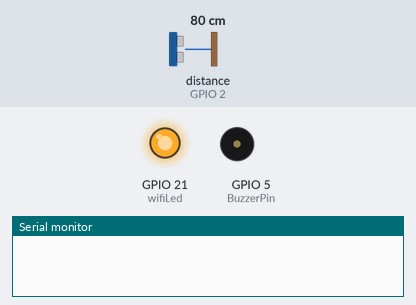
A sketch run on a simulated ESP32. Shown: output pins drawn as LEDs (lit = HIGH), buzzer (waves = sounding, pin HIGH), the last lines printed to the serial monitor. Wiring (inferred from the names in the program): ultrasonic range finder: trigger GPIO 4; echo GPIO 2. Inputs (shaded band) come from the test bench; at power-on: distance to the obstacle (sensor on GPIO 2) 80 cm. The echo pulse lasts 58.3 µs per cm; WiFi joins after 1.5 s; servers stay silent unless stated; pins used as bus, display or sensor lines are not drawn.

Above: at 2.2 s.
2.3 s: distance to the obstacle (sensor on GPIO 2) set to 6 cm
4.2 s: distance to the obstacle (sensor on GPIO 2) set to 3 cm
At 5.4 s:
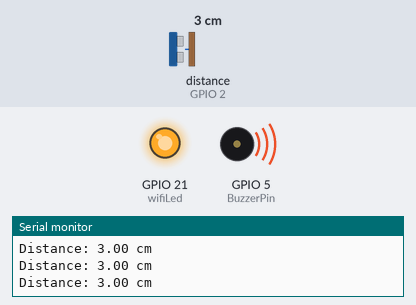
5.7 s: distance to the obstacle (sensor on GPIO 2) set to 9 cm
7.2 s: distance to the obstacle (sensor on GPIO 2) set to 12 cm
At 8.3 s:
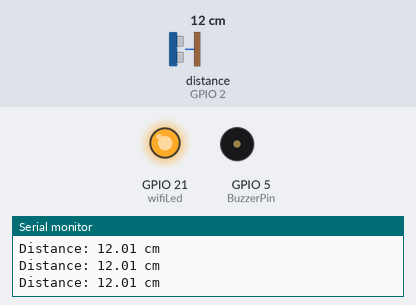
8.7 s: distance to the obstacle (sensor on GPIO 2) set to 2 cm
At 9.4 s:
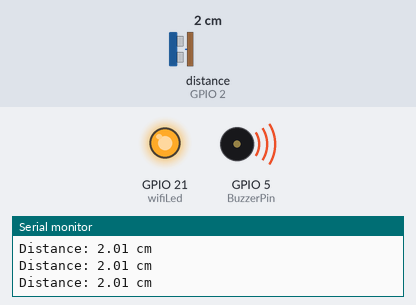
Timing chart, 0 to 11.2 s (numbered marks = the images above; inputs shaded):
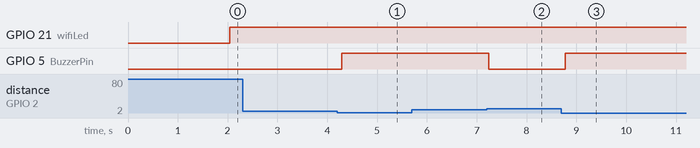

The sketch:

mini.ino
```cpp
#define BLYNK_TEMPLATE_ID "TMPL3W1FErNG-"
#define BLYNK_TEMPLATE_NAME "Water level monitoring system"
#define BLYNK_AUTH_TOKEN "MiI9LNGHqfuqMGZxCToctu7NG8srLAPh"

char ssid[] = "F14";
char pass[] = "paras14298";

int emptyTankDistance = 20;
int fullTankDistance = 5;
int triggerPer = 5;

#include <WiFi.h>
#include <WiFiClient.h>
#include <BlynkSimpleEsp32.h>

#define TRIGPIN    4
#define ECHOPIN    2
#define wifiLed    21
#define ButtonPin1 12
#define BuzzerPin  5

#define VPIN_BUTTON_1    V1
#define VPIN_BUTTON_2    V2

float duration;
float distance;
int waterLevelPer;
bool toggleBuzzer = HIGH;

char auth[] = BLYNK_AUTH_TOKEN;

BlynkTimer timer;

void checkBlynkStatus() {
  bool isconnected = Blynk.connected();
  if (isconnected == false) {
    digitalWrite(wifiLed, LOW);
  }
  if (isconnected == true) {
    digitalWrite(wifiLed, HIGH);
  }
}

BLYNK_CONNECTED() {
  Blynk.syncVirtual(VPIN_BUTTON_1);
  Blynk.syncVirtual(VPIN_BUTTON_2);
}

void measureDistance(){
  digitalWrite(TRIGPIN, LOW);
  delayMicroseconds(2);
  digitalWrite(TRIGPIN, HIGH);
  delayMicroseconds(20);
  digitalWrite(TRIGPIN, LOW);
  duration = pulseIn(ECHOPIN, HIGH);
  distance = ((duration / 2) * 0.343)/10;

  if (distance > (fullTankDistance - 10)  && distance < emptyTankDistance ){
    waterLevelPer = map((int)distance ,emptyTankDistance, fullTankDistance, 0, 100);

    Blynk.virtualWrite(VPIN_BUTTON_1, waterLevelPer);
    Blynk.virtualWrite(VPIN_BUTTON_2, (String(distance) + " cm"));

    Serial.print("Distance: ");
    Serial.print(distance);
    Serial.println(" cm");

    if (waterLevelPer < triggerPer){
      if (toggleBuzzer == HIGH){
        digitalWrite(BuzzerPin, HIGH);
      }
    }
    if (distance < fullTankDistance){
      if (toggleBuzzer == HIGH){
        digitalWrite(BuzzerPin, HIGH);
      }
    }

    if (distance > (fullTankDistance + 5) && waterLevelPer > (triggerPer + 5)){
      toggleBuzzer = HIGH;
      digitalWrite(BuzzerPin, LOW);
    }
  }
  delay(100);
}

void setup() {
  Serial.begin(115200);
  pinMode(ECHOPIN, INPUT);
  pinMode(TRIGPIN, OUTPUT);
  pinMode(wifiLed, OUTPUT);
  pinMode(BuzzerPin, OUTPUT);
  pinMode(ButtonPin1, INPUT_PULLUP);
  digitalWrite(wifiLed, LOW);
  digitalWrite(BuzzerPin, LOW);

  WiFi.begin(ssid, pass);
  timer.setInterval(2000L, checkBlynkStatus);
  Blynk.config(auth);
  delay(1000);
}
void loop() {
  measureDistance();
  Blynk.run();
  timer.run();
}
```

Measured:
- the behaviour switches between 5 and 4 cm on distance to the obstacle (sensor on GPIO 2) (found by bisection; images 0 and 1)
- the behaviour switches between 10 and 11 cm on distance to the obstacle (sensor on GPIO 2) (found by bisection; images 1 and 2)
- after the input at 4.2 s, GPIO 5 (BuzzerPin): LOW → HIGH after 0.09 s
- after the input at 7.2 s, GPIO 5 (BuzzerPin): HIGH → LOW after 0.05 s
- after the input at 8.7 s, GPIO 5 (BuzzerPin): LOW → HIGH after 0.08 s
